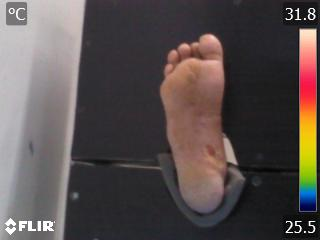
#> input picture Assets/fusion/Visual/12.jpg, 320 x 240 px; its folder holds 4 pictures in this run
$ jupyter execute --allow-errors ROI.ipynb
#> lines starting #> are read from the running program, lines starting #| are printed output that depends on the picture; after the words box and inside, x2 and y2 are one past the last pixel; in counts of white or black regions, pixels touching at a corner belong together; long printed decimals are rounded
## Localization of RoI using Image Fusion

Import required libraries

[cell 1]
import cv2 as cv
import numpy as np
import pywt
import skfuzzy as fuzz
import matplotlib.pyplot as plt
from matplotlib import cm
from skimage.metrics import mean_squared_error, peak_signal_noise_ratio, structural_similarity
from skimage.measure import shannon_entropy
import flirimageextractor
from math import sqrt

## Spatial Domain Techniques for Image Fusion

    Spatial techniques directly acting on the image pixels


Weighted Summation Fusion

[cell 2]
# alpha represents weight of first image
# set alpha = 0.5 for unweighted average

# [7 lines left out: function weightedFusion, not called in this run]

PCA Fusion ( Principal Component Analysis )

[cell 3]
# finding weights by feature extraction using PCA

# [23 lines left out: function pcaFusion, not called in this run]

HSI Fusion ( Hue, Saturation, Intensity )

[cell 4]
# alpha represents weight of first image

def hsvFusion(image1, image2, alpha):

    tmp1 = cv.cvtColor(image1, cv.COLOR_BGR2GRAY, dstCn = 1)
    tmp2 = cv.cvtColor(image2, cv.COLOR_BGR2GRAY, dstCn = 1)

    # converting thermal image to HSV for extraction of color map

    hsv_image = cv.cvtColor(image2, cv.COLOR_BGR2HSV)
    hsv_channels = cv.split(hsv_image)

    # adding image intensities (grayscale images) using weights

    res_channel = cv.addWeighted(tmp1, alpha, tmp2, 1-alpha, 0.0)

    # replacing intensity channel of thermal candidate to weightd channel

    dst = cv.merge([hsv_channels[0], hsv_channels[1], res_channel])
    dst = cv.cvtColor(dst, cv.COLOR_HSV2BGR)

    return dst

## Frequency Domain Techniques for Image Fusion

    Techniques based on signal frequency of pixels (for extraction of features from candidate images)

Laplacian Fusion

[cell 5]
# laplacian pyramid for merging and fusion of images

# generate Gaussian pyramid (pre-emtive step for Lplacian)

# [62 lines left out: functions generateGaussian, generateLaplace, weightedAvg, laplaceFusion, not called in this run]

DCT Fusion ( Discrete Cosine Transforms )

[cell 6]
# discrete Cosine/Fourier tranform for fusion of images

# [19 lines left out: function dctFusion, not called in this run]

DWT Fusion ( Discrete Wavelet Transforms )

[cell 7]
# Discrete Wavelet tranform for fusion (without masking)

# [33 lines left out: functions preDWT, dwtFusion, not called in this run]

## Region Segmentation
    Segmentation functions to segment region based on thresholding outputs

Adaptive Thresholding

[cell 8]
# [24 lines left out: function adaptThreshold, not called in this run]

Otsu Thresholding

[cell 9]
# [23 lines left out: function otsuThreshold, not called in this run]

Inverted Otsu Thresholding

[cell 10]
# [23 lines left out: function invertOtsuThreshold, not called in this run]

## Edge-based Segmentation
   Manually tuned canny thresholds for edge detection and segmentation

Canny edge detection for fused image

[cell 11]
# [23 lines left out: function canny, not called in this run]

Canny edge detection for best output from fused / visual image

[cell 12]
# [29 lines left out: function genFocus, not called in this run]

## Adaptive Canny Segmentation

    Using Otsu thresholds as minimum and maximum canny limits for edge detection

[cell 13]
def CannyWithOtsu(image):

    # Otsu thresholding to find threshold metric

    img = cv.cvtColor(image, cv.COLOR_BGR2GRAY)
    res, _ = cv.threshold(img, 0, 255, cv.THRESH_BINARY + cv.THRESH_OTSU)

    # minimum threshold : 0.5*OT, maximum thresholds: OT

    edges = cv.Canny(img, res*0.5, res)

    # finding contours and returning coordinates of bounding rectangle

    contours, _ = cv.findContours(edges, cv.RETR_TREE, cv.CHAIN_APPROX_SIMPLE)
    cnt = max(contours, key = cv.contourArea)
    x,y,w,h = cv.boundingRect(cnt)

    # [8 lines of commented-out code are left out]

    return x,y,w,h

## Morphological Segmentation

    Morphological Segmentation using Watershed


[cell 14]
# [45 lines left out: function watershed, not called in this run]

## Color Segmentation

    FCM and K-means algorithm for color-based segmentation

[cell 15]
# [26 lines left out: function fcm, not called in this run]

def kmeans(image, K):

    temp = image.copy()
    tmp = np.float32(temp.reshape((-1, 3)))

    criteria = (cv.TERM_CRITERIA_EPS + cv.TERM_CRITERIA_MAX_ITER, 10, 1.0)

    # using opencv kmeans to get cluster labels and ditribution

    _, label, center = cv.kmeans(tmp, K, None, criteria, 10, cv.KMEANS_RANDOM_CENTERS)

    center = np.uint8(center)
    res = center[label.flatten()].reshape((temp.shape))

    ## ! to show color segmented output, uncomment following lines

    # cv.imshow('color-cluster', res)
    # cv.waitKey(0)
    # cv.destroyAllWindows()

    return res

## Utility Functions

    Main functions for Localization of ROI

Color segregation step (for layers)

[cell 16]
def colorSeg(image, base, vals):
    image_hsv = cv.cvtColor(image, cv.COLOR_BGR2HSV)
    h, _, _ = cv.split(image_hsv)

    bins = np.bincount(h.flatten())
    peaks = np.where(bins > 0)[0]

    ## ! to see the hue values detected in the image, uncomment `peaks`
    # print(peaks)

    m,n = vals
    pres = False
    for i in peaks:
        if i>=m and i<=n:
            pres = True
            break

    if pres:
        mask = cv.inRange(h, m, n)
    else:
        mask = cv.inRange(h, int(peaks[0]), int(peaks[0]))

    # [7 lines of commented-out code are left out]

    contours, _ = cv.findContours(mask, cv.RETR_EXTERNAL, cv.CHAIN_APPROX_SIMPLE)
    cnt = max(contours, key=cv.contourArea)
    x,y,w,h = cv.boundingRect(cnt)

    # [8 lines of commented-out code are left out]

    return x, y, w, h

Main focus() function to localize RoI

[cell 17]
def focus(image, vis, sz, K, iter, vals, index):

    if(iter == 0):

        ## ! Last step segmentation can be changed here....
        ## ! change function below to get coordinates

        return CannyWithOtsu(image)

    if(sz[1] != 0):
        temp = image[:, sz[0]:sz[1]]
        vis_temp = vis[:, sz[0]:sz[1]]
    else:
        temp = image.copy()
        vis_temp = vis.copy()

    res = kmeans(temp, K)
    base_X, base_Y, ext_X, ext_Y = colorSeg(res, sz[0], vals[iter-1])

    # resizing image to localize area obtained from color segmentation

    t = temp[base_Y:base_Y + ext_Y, base_X:base_X + ext_X]
    v = vis_temp[base_Y:base_Y + ext_Y, base_X:base_X + ext_X].astype(np.uint8)

    # recursive call to focus, depending on number of layers chosen for color segmentation

    x, y, w, h = focus(t, v, [0,0], K, iter-1, vals, index)

    return base_X + x, base_Y + y, w, h

Mask Obtained Localization with black background

[cell 18]
# [15 lines left out: function maskROI, not called in this run]

## Performance Evaluation

    Evaluation Metrics for localization and fusion

Helper functions

[cell 19]
# intersection of global truth and obtained localization

def intersection(a, b):

    x = max(a[0], b[0])
    y = max(a[1], b[1])
    w = min(a[2], b[2]) - x
    h = min(a[3], b[3]) - y

    if w<0 or h<0:
        return 0

    return w*h

# union of global truth and localized region

def union(a, b):

    x = min(a[0], b[0])
    y = min(a[1], b[1])
    w = max(a[2], b[2]) - x
    h = max(a[3], b[3]) - y

    return w*h

Evaluation metrics to assess fusion techniques

[cell 20]
# peak signal to noise ratio

# [26 lines left out: functions PSNR, MSE, SSIM, not called in this run]

Evaluation metrics to assess localization procedure

[cell 21]
# shannon entropy of localized region

def ENT(coord, fused):

    x1, y1, x2, y2 = coord

    return ('Entropy: ' + str(shannon_entropy(fused[y1:y2, x1:x2])))

# Mean of temperatures (from thermal image) of localized region

def thermal_mean(coord, path):

    x1, y1, x2, y2 = coord

    flir = flirimageextractor.FlirImageExtractor()
    flir.process_image(path)

    return ('Mean temperature: ' + str(np.mean(flir.get_thermal_np()[y1:y2, x1:x2])))

# Area of localized region

def area(coord):

    x1,y1,x2,y2 = coord

    return ('Area: ' +  str((x2-x1)*(y2-y1)))

# Euclidean distance between centers of localized region and ground truth

def dist(coord, center):

    x1, y1, x2, y2 = coord

    obtX, obtY = (x1+x2)/2, (y1+y2)/2
    cenX, cenY = center

    return ('Centroid Distance: ' + str(sqrt((obtX - cenX)**2 + (obtY - cenY)**2)))

# Intersection over union (overlapping region metric) for localized region and ground truth

def IOU(coord1, coord2):

    return ('mAP: ' + str(intersection(coord1, coord2) / union(coord1, coord2)))

Evaluate function

[cell 22]
# set evaluation metrics here

def evaluate(image, coord, path, center, index, gt):

    ## ! uncomment to save metrics to file

    # file = <set file path>
    # with open(file, "a+") as f:
    #     f.write('#### ' + str(index) + ' ###\n' + ENT(gt, image) + '\n' + thermal_mean(gt, path) + '\n' + area(gt) + '\n' + dist(coord, center) + '\n' + IOU(coord, gt) + '\n')

    print(str(index) + ':: ' + IOU(coord, gt))
    print(str(index) + ':: ' + dist(coord, center))
    print(str(index) + ':: ' + area(coord))
    print(str(index) + ':: ' + thermal_mean(coord, path))
    print(str(index) + ':: ' + ENT(coord, image))

## Image Processing

    Input images and calling functions

Output

[cell 23]
def ImgProcess(image1, image2, path, center, r, index, gt):

    ########## Fusion Process ############

    ## ! set fusion function here

    fused = hsvFusion(image1, image2, 0.7)
    fused = cv.resize(fused, (image1.shape[1], image1.shape[0]))

    ## ! save fusion results to folder
    # p = <directory_path> + str(index) + '.jpg'

    # cv.imwrite(p, dst)

    ###########   Localization process ###########

    # define parameters here
    # k -> clustering parameter
    # vals -> hue ranges for layers
    # len(vals) = number of layers, .... 3 here

    K = 6
    vals = [ (0, 10), (0, 15), (0, 20) ]

    # calling focus function
    # focus( fused_image,  visual_image,  crop_coordinates_for_x-axis,  K-value_of_sgmentation,  number_of_layers,  hue_ranges_for_layers,  image_index )

    x,y,w,h = focus(fused, image1, r, 6, 3, vals, index)
    x1, y1, x2, y2 = x+r[0], y, x+r[0]+w, y+h
    coords = (x1,y1,x2,y2)

    RoI = fused.copy()
    cv.rectangle(RoI, (x1, y1), (x2, y2), (0, 255, 0), 1)

    ## ! save localization results to folder
    # p = <directory_path> + str(index) + '.jpg'

    # cv.imwrite(p, copy)

    ########### Results #################

    ## ! show fused image result here

    cv.imshow('Fused image', fused)
    cv.waitKey(0)
    cv.destroyAllWindows()

    ## ! show localized region result here

    cv.imshow('Localized region', RoI)
    cv.waitKey(0)
    cv.destroyAllWindows()

    fused = cv.imread('fused.jpg')

    ############# Evaluate results ####################

    # evaluate( fused_image,  RoI_coordinates,  thermal_image_path,  center_of_global_truth,  image_index,  global_truth_coordinates )

    evaluate(fused, coords, path, center, index, gt)

    ## ! return fused and RoI images for further computation

    # return fused, RoI

def ReadImg(index, centers, crop, GT):

    # set visual and thermal images here (from path)
#> called with index = 12
    Tpath = './Assets/fusion/Thermal/' + str(index)+ '.jpg'
    Vpath = './Assets/fusion/Visual/' + str(index)+ '.jpg'

    img = cv.imread(Vpath)
#> img is the input picture: shape (240, 320, 3); mean B, G, R 77.3, 78.6, 87.7
    Timg = cv.imread(Tpath)

    # ImgProcess( visual_image,  thermal_image,  thermal_image_path,  image_center,  image_crop,  image_index,  global_truth )

    return ImgProcess(img, Timg, Tpath, centers[index-1], crop[index-1], index, GT[index-1])
#> in hsvFusion, `hsv_image = cv.cvtColor(image2, cv.COLOR_BGR2HSV)`: hsv_image: shape (240, 320, 3); mean H, S, V 98.1, 37.2, 90.4
#> in hsvFusion, `dst = cv.merge([hsv_channels[0], hsv_channels[1], res_channel])`: dst: shape (240, 320, 3); mean H, S, V 98.1, 37.2, 81.2
#> in focus, `vis_temp = vis[:, sz[0]:sz[1]]`:
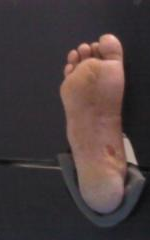
#> vis_temp: shape (240, 150, 3); mean B, G, R 59.4, 59.3, 71.1
#> in kmeans, `_, label, center = cv.kmeans(tmp, K, None, criteria, 10, cv.KMEANS_RAN..`: center = [[83.9, 92.39, 121.8], [35.41, 32.25, 33.25], [112.8, 123, 159.3], [55.81, 60.43, 82.12], [49.18, 44.7, 48.15], [66.79, 74.64, 105.5]]
#> in kmeans, `center = np.uint8(center)`: center = [[83, 92, 121], [35, 32, 33], [112, 123, 159], [55, 60, 82], [49, 44, 48], [66, 74, 105]]
#> in colorSeg, `image_hsv = cv.cvtColor(image, cv.COLOR_BGR2HSV)`: image_hsv: shape (240, 150, 3); mean H, S, V 101.1, 41.2, 61.7
#> in colorSeg, `bins = np.bincount(h.flatten())`: bins = 145 values, max 14046 at index 144, min 0 at index 0, mean 248.3
#> in colorSeg, `peaks = np.where(bins > 0)[0]`: peaks = [6, 7, 130, 144]
#> the loop in colorSeg, `for i in peaks:` made 1 pass
#> (i, pres) on pass 1: (6, True)
#> in colorSeg, `mask = cv.inRange(h, m, n)`:
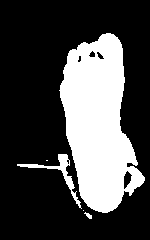
#> mask: shape (240, 150); 27.8% white; 5 white regions (2 under 20 px)
#> in colorSeg, `contours, _ = cv.findContours(mask, cv.RETR_EXTERNAL, cv.CHAIN_APPROX_..`: contours = 5 contours, 3 with area under 20; largest, box (x1, y1, x2, y2) and area: (59, 33, 145, 213) 9459, (17, 154, 82, 209) 355
#> in colorSeg, `cnt = max(contours, key=cv.contourArea)`: cnt = contour of 226 points, box (x1, y1, x2, y2) (59, 33, 145, 213), area 9459
#> in colorSeg, `x,y,w,h = cv.boundingRect(cnt)`: x = 59; y = 33; w = 86; h = 180
#> in focus, `base_X, base_Y, ext_X, ext_Y = colorSeg(res, sz[0], vals[iter-1])`: base_X = 59; base_Y = 33; ext_X = 86; ext_Y = 180
#> call 2 of focus, with K = 6, iter = 2, index = 12
#> call 2 of colorSeg, with base = 0, vals = (0, 15)
#> in colorSeg (call 2), `image_hsv = cv.cvtColor(image, cv.COLOR_BGR2HSV)`: image_hsv: shape (180, 86, 3); mean H, S, V 71.1, 63.5, 85.2
#> in colorSeg (call 2), `h, _, _ = cv.split(image_hsv)`:
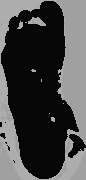
#> h: shape (180, 86); min 6, max 173, mean 71.1
#> in colorSeg (call 2), `bins = np.bincount(h.flatten())`: bins = 174 values, max 7759 at index 6, min 0 at index 0, mean 88.97
#> in colorSeg (call 2), `peaks = np.where(bins > 0)[0]`: peaks = [6, 7, 160, 173]
#> the loop in colorSeg (call 2), `for i in peaks:` made 1 pass
#> in colorSeg (call 2), `mask = cv.inRange(h, m, n)`:
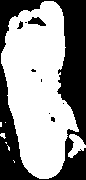
#> mask: shape (180, 86); 59.2% white; 9 black regions (6 under 20 px)
#> in colorSeg (call 2), `contours, _ = cv.findContours(mask, cv.RETR_EXTERNAL, cv.CHAIN_APPROX_..`: contours = 8 contours, 6 with area under 20; largest, box (x1, y1, x2, y2) and area: (1, 1, 79, 179) 8831, (68, 134, 86, 158) 201
#> in colorSeg (call 2), `cnt = max(contours, key=cv.contourArea)`: cnt = contour of 220 points, box (x1, y1, x2, y2) (1, 1, 79, 179), area 8831
#> in colorSeg (call 2), `x,y,w,h = cv.boundingRect(cnt)`: x = 1; w = 78; h = 178
#> in focus (call 2), `base_X, base_Y, ext_X, ext_Y = colorSeg(res, sz[0], vals[iter-1])`: base_X = 1; ext_X = 78; ext_Y = 178
#> in focus (call 2), `v = vis_temp[base_Y:base_Y + ext_Y, base_X:base_X + ext_X].astype(np.u..`:
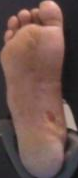
#> v: shape (178, 78, 3); mean B, G, R 78.2, 84.6, 112.1
#> call 3 of colorSeg, with base = 0, vals = (0, 10)
#> in colorSeg (call 3), `image_hsv = cv.cvtColor(image, cv.COLOR_BGR2HSV)`: image_hsv: shape (178, 78, 3); mean H, S, V 54.4, 69.3, 91
#> in colorSeg (call 3), `h, _, _ = cv.split(image_hsv)`:
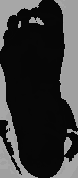
#> h: shape (178, 78); min 6, max 167, mean 54.4
#> in colorSeg (call 3), `bins = np.bincount(h.flatten())`: bins = 168 values, max 4976 at index 6, min 0 at index 0, mean 82.64
#> in colorSeg (call 3), `peaks = np.where(bins > 0)[0]`: peaks = [6, 7, 160, 167]
#> the loop in colorSeg (call 3), `for i in peaks:` made 1 pass
#> in colorSeg (call 3), `mask = cv.inRange(h, m, n)`:
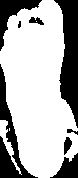
#> mask: shape (178, 78); 69.5% white; 8 black regions (1 under 20 px)
#> in colorSeg (call 3), `contours, _ = cv.findContours(mask, cv.RETR_EXTERNAL, cv.CHAIN_APPROX_..`: contours = 3 contours, 1 with area under 20; largest, box (x1, y1, x2, y2) and area: (0, 0, 78, 178) 9332, (0, 120, 22, 175) 206
#> in colorSeg (call 3), `cnt = max(contours, key=cv.contourArea)`: cnt = contour of 211 points, box (x1, y1, x2, y2) (0, 0, 78, 178), area 9332
#> in colorSeg (call 3), `x,y,w,h = cv.boundingRect(cnt)`: x = 0
#> in CannyWithOtsu, `img = cv.cvtColor(image, cv.COLOR_BGR2GRAY)`:
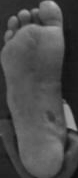
#> img: shape (178, 78); min 12, max 196, mean 75.3
#> in CannyWithOtsu, `res, _ = cv.threshold(img, 0, 255, cv.THRESH_BINARY + cv.THRESH_OTSU)`: res = 70
#> in CannyWithOtsu, `edges = cv.Canny(img, res*0.5, res)`:
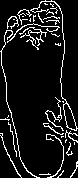
#> edges: shape (178, 78); 9.7% white in thin lines or dots
#> in CannyWithOtsu, `contours, _ = cv.findContours(edges, cv.RETR_TREE, cv.CHAIN_APPROX_SIM..`: contours = 37 contours, 33 with area under 20; largest, box (x1, y1, x2, y2) and area: (30, 0, 78, 131) 214, (63, 103, 77, 131) 188, (19, 27, 47, 50) 30, (0, 30, 40, 178) 24
#> in CannyWithOtsu, `cnt = max(contours, key = cv.contourArea)`: cnt = contour of 146 points, box (x1, y1, x2, y2) (30, 0, 78, 131), area 214
#> in CannyWithOtsu, `x,y,w,h = cv.boundingRect(cnt)`: x = 30; y = 0; w = 48; h = 131
#> in focus, `x, y, w, h = focus(t, v, [0,0], K, iter-1, vals, index)`: x = 31; y = 1
#> in ImgProcess, `x,y,w,h = focus(fused, image1, r, 6, 3, vals, index)`: x = 90; y = 34; w = 48; h = 131
#> in ImgProcess, `x1, y1, x2, y2 = x+r[0], y, x+r[0]+w, y+h`: x1 = 190; y1 = 34; x2 = 238; y2 = 165
#> in ImgProcess, `coords = (x1,y1,x2,y2)`: coords = (190, 34, 238, 165)
#> in ImgProcess, `cv.rectangle(RoI, (x1, y1), (x2, y2), (0, 255, 0), 1)`:
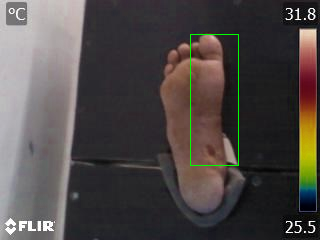
#> RoI: shape (240, 320, 3); mean B, G, R 70.8, 72.8, 78.6
#> in intersection, `x = max(a[0], b[0])`: x = 207
#> in intersection, `y = max(a[1], b[1])`: y = 139
#> in intersection, `w = min(a[2], b[2]) - x`: w = 11
#> in intersection, `h = min(a[3], b[3]) - y`: h = 22
#> in union, `x = min(a[0], b[0])`: x = 190
#> in union, `y = min(a[1], b[1])`: y = 34
#> in union, `w = max(a[2], b[2]) - x`: w = 48
#> in union, `h = max(a[3], b[3]) - y`: h = 131
#| 12:: mAP: 0.03849
#> in dist, `x1, y1, x2, y2 = coord`: x1 = 190; y1 = 34; x2 = 238; y2 = 165
#> in dist, `obtX, obtY = (x1+x2)/2, (y1+y2)/2`: obtX = 214; obtY = 99.5
#| 12:: Centroid Distance: 53.537
#> in area, `x1,y1,x2,y2 = coord`: x1 = 190; y1 = 34; x2 = 238; y2 = 165
#| 12:: Area: 6288
#> in thermal_mean, `x1, y1, x2, y2 = coord`: x1 = 190; y1 = 34; x2 = 238; y2 = 165
#> (the call stopped at in thermal_mean, `flir = flirimageextractor.FlirImageExtractor()`: flirimageextractor is not available in this run)
#> in ENT, `x1, y1, x2, y2 = coord`: x1 = 190; y1 = 34; x2 = 238; y2 = 165
